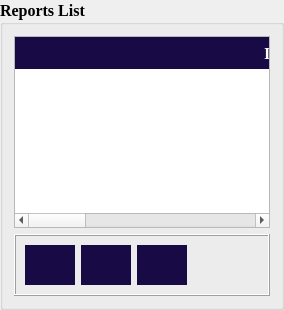
                         <widget class="QGroupBox" name="grad_report">
                          <property name="minimumSize">
                           <size>
                            <width>0</width>
                            <height>0</height>
                           </size>
                          </property>
                          <property name="font">
                           <font>
                            <family>Times New Roman</family>
                            <pointsize>12</pointsize>
                            <weight>75</weight>
                            <bold>true</bold>
                           </font>
                          </property>
                          <property name="styleSheet">
                           <string notr="true">QPushButton{
	border: None;
	background: #170a45;
	color: rgb(255, 255, 255);
}

QPushButton:hover{
	background: #3E9EF0; 
}

QPushButton:disabled{
	background: #8D8D8D; 
}

QPushButton:pressed{
	background: black; 
}
Qframe{
	background: white;
}
</string>
                          </property>
                          <property name="title">
                           <string>Reports List</string>
                          </property>
                          <layout class="QVBoxLayout" name="verticalLayout_14">
                           <item>
                            <widget class="QTableWidget" name="record_table">
                             <property name="minimumSize">
                              <size>
                               <width>0</width>
                               <height>0</height>
                              </size>
                             </property>
                             <property name="maximumSize">
                              <size>
                               <width>16777215</width>
                               <height>16777215</height>
                              </size>
                             </property>
                             <property name="font">
                              <font>
                               <family>Times New Roman</family>
                               <pointsize>12</pointsize>
                              </font>
                             </property>
                             <property name="toolTip">
                              <string>&lt;html&gt;&lt;head/&gt;&lt;body&gt;&lt;p&gt;Report List&lt;/p&gt;&lt;/body&gt;&lt;/html&gt;</string>
                             </property>
                             <property name="styleSheet">
                              <string notr="true">QHeaderView::section {
    background-color: #170a45;
    border: none;
    height: 32px;
	color : rgb(255,255,255)
}

QTableWidget QTableCornerButton::section {
    background-color: #170a45;
    border: 1px solid #170a45;
}

QTableWidget {
    gridline-color: #170a45;
    font-size: 12pt;
}

</string>
                             </property>
                             <property name="locale">
                              <locale language="English" country="UnitedStates"/>
                             </property>
                             <property name="editTriggers">
                              <set>QAbstractItemView::NoEditTriggers</set>
                             </property>
                             <property name="tabKeyNavigation">
                              <bool>false</bool>
                             </property>
                             <property name="showDropIndicator" stdset="0">
                              <bool>false</bool>
                             </property>
                             <property name="dragDropOverwriteMode">
                              <bool>false</bool>
                             </property>
                             <property name="columnCount">
                              <number>4</number>
                             </property>
                             <attribute name="horizontalHeaderCascadingSectionResizes">
                              <bool>false</bool>
                             </attribute>
                             <attribute name="horizontalHeaderDefaultSectionSize">
                              <number>172</number>
                             </attribute>
                             <attribute name="horizontalHeaderHighlightSections">
                              <bool>true</bool>
                             </attribute>
                             <attribute name="horizontalHeaderMinimumSectionSize">
                              <number>45</number>
                             </attribute>
                             <attribute name="verticalHeaderDefaultSectionSize">
                              <number>35</number>
                             </attribute>
                             <attribute name="verticalHeaderMinimumSectionSize">
                              <number>25</number>
                             </attribute>
                             <column>
                              <property name="text">
                               <string/>
                              </property>
                              <property name="font">
                               <font>
                                <family>Times New Roman</family>
                               </font>
                              </property>
                             </column>
                             <column>
                              <property name="text">
                               <string>ID</string>
                              </property>
                              <property name="font">
                               <font>
                                <family>Times New Roman</family>
                                <pointsize>12</pointsize>
                                <weight>75</weight>
                                <bold>true</bold>
                               </font>
                              </property>
                              <property name="background">
                               <color>
                                <red>255</red>
                                <green>255</green>
                                <blue>255</blue>
                               </color>
                              </property>
                             </column>
                             <column>
                              <property name="text">
                               <string>Date</string>
                              </property>
                              <property name="font">
                               <font>
                                <family>Times New Roman</family>
                                <pointsize>12</pointsize>
                                <weight>75</weight>
                                <bold>true</bold>
                               </font>
                              </property>
                              <property name="background">
                               <color>
                                <red>255</red>
                                <green>255</green>
                                <blue>255</blue>
                               </color>
                              </property>
                             </column>
                             <column>
                              <property name="text">
                               <string>Time</string>
                              </property>
                              <property name="font">
                               <font>
                                <family>Times New Roman</family>
                                <pointsize>12</pointsize>
                                <weight>75</weight>
                                <bold>true</bold>
                               </font>
                              </property>
                              <property name="background">
                               <color>
                                <red>255</red>
                                <green>255</green>
                                <blue>255</blue>
                               </color>
                              </property>
                             </column>
                            </widget>
                           </item>
                           <item>
                            <widget class="QFrame" name="frame_4">
                             <property name="minimumSize">
                              <size>
                               <width>0</width>
                               <height>0</height>
                              </size>
                             </property>
                             <property name="frameShape">
                              <enum>QFrame::Box</enum>
                             </property>
                             <property name="frameShadow">
                              <enum>QFrame::Raised</enum>
                             </property>
                             <layout class="QHBoxLayout" name="horizontalLayout_20">
                              <item>
                               <widget class="QPushButton" name="refresh_btn">
                                <property name="minimumSize">
                                 <size>
                                  <width>50</width>
                                  <height>40</height>
                                 </size>
                                </property>
                                <property name="maximumSize">
                                 <size>
                                  <width>60</width>
                                  <height>16777215</height>
                                 </size>
                                </property>
                                <property name="font">
                                 <font>
                                  <family>Times New Roman</family>
                                 </font>
                                </property>
                                <property name="toolTip">
                                 <string>&lt;html&gt;&lt;head/&gt;&lt;body&gt;&lt;p&gt;Refresh Table&lt;/p&gt;&lt;/body&gt;&lt;/html&gt;</string>
                                </property>
                                <property name="text">
                                 <string/>
                                </property>
                                <property name="icon">
                                 <iconset>
                                  <normaloff>Icons/refresh.png</normaloff>Icons/refresh.png</iconset>
                                </property>
                                <property name="iconSize">
                                 <size>
                                  <width>30</width>
                                  <height>30</height>
                                 </size>
                                </property>
                               </widget>
                              </item>
                              <item>
                               <widget class="QPushButton" name="report_detail_btn">
                                <property name="minimumSize">
                                 <size>
                                  <width>50</width>
                                  <height>40</height>
                                 </size>
                                </property>
                                <property name="maximumSize">
                                 <size>
                                  <width>60</width>
                                  <height>16777215</height>
                                 </size>
                                </property>
                                <property name="font">
                                 <font>
                                  <family>Times New Roman</family>
                                 </font>
                                </property>
                                <property name="toolTip">
                                 <string>&lt;html&gt;&lt;head/&gt;&lt;body&gt;&lt;p&gt;Display the selected items&lt;/p&gt;&lt;/body&gt;&lt;/html&gt;</string>
                                </property>
                                <property name="text">
                                 <string/>
                                </property>
                                <property name="icon">
                                 <iconset>
                                  <normaloff>Icons/selection.png</normaloff>Icons/selection.png</iconset>
                                </property>
                                <property name="iconSize">
                                 <size>
                                  <width>30</width>
                                  <height>30</height>
                                 </size>
                                </property>
                               </widget>
                              </item>
                              <item>
                               <widget class="QPushButton" name="delete_btn">
                                <property name="minimumSize">
                                 <size>
                                  <width>50</width>
                                  <height>40</height>
                                 </size>
                                </property>
                                <property name="maximumSize">
                                 <size>
                                  <width>60</width>
                                  <height>16777215</height>
                                 </size>
                                </property>
                                <property name="font">
                                 <font>
                                  <family>Times New Roman</family>
                                 </font>
                                </property>
                                <property name="toolTip">
                                 <string>&lt;html&gt;&lt;head/&gt;&lt;body&gt;&lt;p&gt;Clear selected items&lt;/p&gt;&lt;/body&gt;&lt;/html&gt;</string>
                                </property>
                                <property name="text">
                                 <string/>
                                </property>
                                <property name="icon">
                                 <iconset>
                                  <normaloff>Icons/delete.png</normaloff>Icons/delete.png</iconset>
                                </property>
                                <property name="iconSize">
                                 <size>
                                  <width>30</width>
                                  <height>30</height>
                                 </size>
                                </property>
                               </widget>
                              </item>
                              <item>
                               <spacer name="horizontalSpacer_7">
                                <property name="orientation">
                                 <enum>Qt::Horizontal</enum>
                                </property>
                                <property name="sizeHint" stdset="0">
                                 <size>
                                  <width>40</width>
                                  <height>20</height>
                                 </size>
                                </property>
                               </spacer>
                              </item>
                             </layout>
                            </widget>
                           </item>
                          </layout>
                         </widget>
